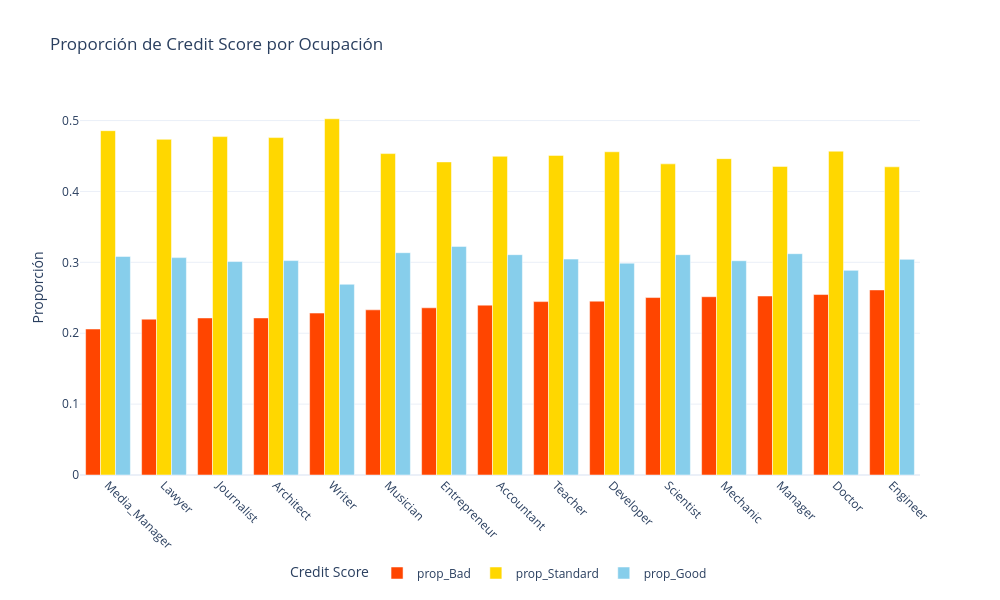
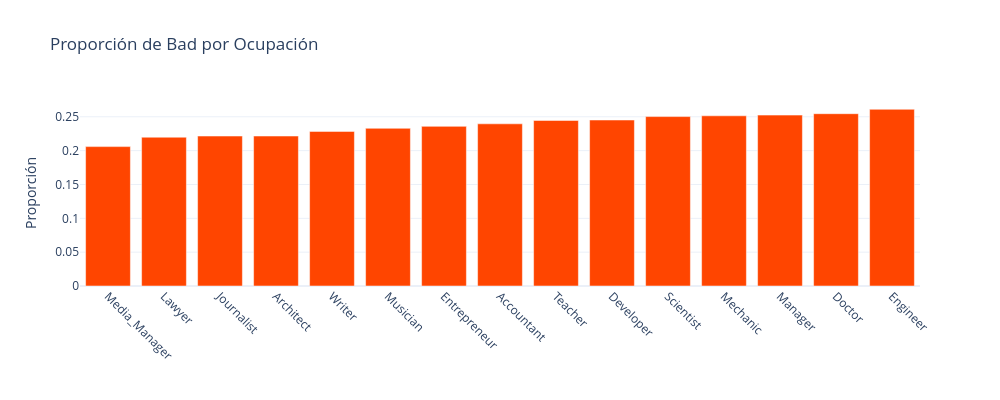
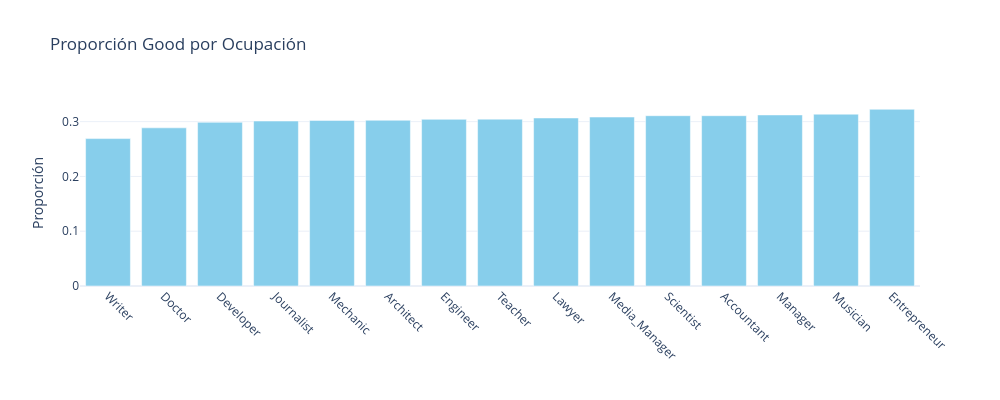
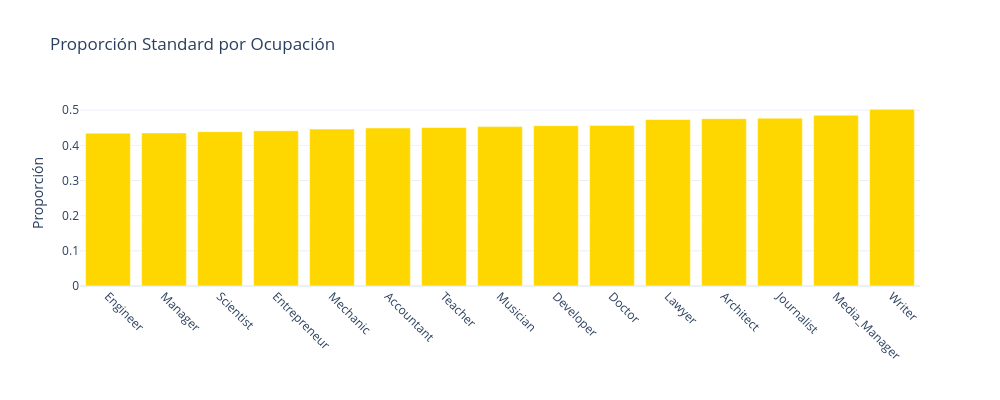

Write notebook code for charts like these, in order.
### Code cell
custom_colors = {
    "prop_Bad": "orangered",
    "prop_Standard": "gold",
    "prop_Good": "skyblue"
}

fig = plot_categorical_proportions(
    df=proportions_df.reset_index(),  
    x_column="index",                 
    y_columns=["prop_Bad", "prop_Standard", "prop_Good"],  
    stacked=False,                      
    title="Proporción de Credit Score por Ocupación",
    x_title="",
    y_title="Proporción",
    legend_title="Credit Score",
    colors=custom_colors,              
    width=1000,
    height=600,
    sort_order='asc',          
    sort_by="prop_Bad"          
)

fig.show()


fig = plot_categorical_proportions(
    df=proportions_df.reset_index(),  
    x_column="index",                 
    y_columns=["prop_Bad"],  
    stacked=False,                      
    title="Proporción de Bad por Ocupación",
    x_title="",
    y_title="Proporción",
    legend_title="Credit Score",
    colors=custom_colors,              
    width=1000,
    height=400,
    sort_order='asc',          
    sort_by="prop_Bad"          
)

fig.show()

fig = plot_categorical_proportions(
    df=proportions_df.reset_index(),  
    x_column="index",                 
    y_columns=["prop_Good"],  
    stacked=False,                      
    title="Proporción Good por Ocupación",
    x_title="",
    y_title="Proporción",
    legend_title="Credit Score",
    colors=custom_colors,              
    width=1000,
    height=400,
    sort_order='asc',          
    sort_by="prop_Good"          
)

fig.show()

fig = plot_categorical_proportions(
    df=proportions_df.reset_index(),  
    x_column="index",                 
    y_columns=["prop_Standard"],  
    stacked=False,                      
    title="Proporción Standard por Ocupación",
    x_title="",
    y_title="Proporción",
    legend_title="Credit Score",
    colors=custom_colors,              
    width=1000,
    height=400,
    sort_order='asc',          
    sort_by="prop_Standard"          
)

fig.show()

### Figure 1 — Plotly figure (JSON) as saved in the notebook; plotly's stock layout.template omitted (floating-point values rounded to 4 significant figures)
{"data": [{"marker": {"color": "orangered"}, "name": "prop_Bad", "type": "bar", "x": ["Media_Manager", "Lawyer", "Journalist", "Architect", "Writer", "Musician", "Entrepreneur", "Accountant", "Teacher", "Developer", "Scientist", "Mechanic", "Manager", "Doctor", "Engineer"], "y": [0.206, 0.2198, 0.2215, 0.2216, 0.2284, 0.233, 0.2359, 0.2396, 0.2446, 0.2452, 0.2503, 0.2515, 0.2525, 0.2546, 0.2611]}, {"marker": {"color": "gold"}, "name": "prop_Standard", "type": "bar", "x": ["Media_Manager", "Lawyer", "Journalist", "Architect", "Writer", "Musician", "Entrepreneur", "Accountant", "Teacher", "Developer", "Scientist", "Mechanic", "Manager", "Doctor", "Engineer"], "y": [0.4857, 0.4735, 0.4774, 0.476, 0.5025, 0.4534, 0.4416, 0.4496, 0.4508, 0.456, 0.4389, 0.4463, 0.4353, 0.4568, 0.4347]}, {"marker": {"color": "skyblue"}, "name": "prop_Good", "type": "bar", "x": ["Media_Manager", "Lawyer", "Journalist", "Architect", "Writer", "Musician", "Entrepreneur", "Accountant", "Teacher", "Developer", "Scientist", "Mechanic", "Manager", "Doctor", "Engineer"], "y": [0.3083, 0.3067, 0.3011, 0.3025, 0.269, 0.3136, 0.3225, 0.3108, 0.3046, 0.2988, 0.3108, 0.3022, 0.3122, 0.2887, 0.3042]}], "layout": {"barmode": "group", "height": 600, "legend": {"orientation": "h", "title": {"text": "Credit Score"}, "x": 0.5, "xanchor": "center", "y": -0.3, "yanchor": "bottom"}, "title": {"text": "Proporción de Credit Score por Ocupación"}, "width": 1000, "xaxis": {"tickangle": 45, "title": {"text": ""}}, "yaxis": {"title": {"text": "Proporción"}}}}

### Figure 2 — Plotly figure (JSON) as saved in the notebook; plotly's stock layout.template omitted (floating-point values rounded to 4 significant figures)
{"data": [{"marker": {"color": "orangered"}, "name": "prop_Bad", "type": "bar", "x": ["Media_Manager", "Lawyer", "Journalist", "Architect", "Writer", "Musician", "Entrepreneur", "Accountant", "Teacher", "Developer", "Scientist", "Mechanic", "Manager", "Doctor", "Engineer"], "y": [0.206, 0.2198, 0.2215, 0.2216, 0.2284, 0.233, 0.2359, 0.2396, 0.2446, 0.2452, 0.2503, 0.2515, 0.2525, 0.2546, 0.2611]}], "layout": {"barmode": "group", "height": 400, "legend": {"orientation": "h", "title": {"text": "Credit Score"}, "x": 0.5, "xanchor": "center", "y": -0.3, "yanchor": "bottom"}, "title": {"text": "Proporción de Bad por Ocupación"}, "width": 1000, "xaxis": {"tickangle": 45, "title": {"text": ""}}, "yaxis": {"title": {"text": "Proporción"}}}}

### Figure 3 — Plotly figure (JSON) as saved in the notebook; plotly's stock layout.template omitted (floating-point values rounded to 4 significant figures)
{"data": [{"marker": {"color": "skyblue"}, "name": "prop_Good", "type": "bar", "x": ["Writer", "Doctor", "Developer", "Journalist", "Mechanic", "Architect", "Engineer", "Teacher", "Lawyer", "Media_Manager", "Scientist", "Accountant", "Manager", "Musician", "Entrepreneur"], "y": [0.269, 0.2887, 0.2988, 0.3011, 0.3022, 0.3025, 0.3042, 0.3046, 0.3067, 0.3083, 0.3108, 0.3108, 0.3122, 0.3136, 0.3225]}], "layout": {"barmode": "group", "height": 400, "legend": {"orientation": "h", "title": {"text": "Credit Score"}, "x": 0.5, "xanchor": "center", "y": -0.3, "yanchor": "bottom"}, "title": {"text": "Proporción Good por Ocupación"}, "width": 1000, "xaxis": {"tickangle": 45, "title": {"text": ""}}, "yaxis": {"title": {"text": "Proporción"}}}}

### Figure 4 — Plotly figure (JSON) as saved in the notebook; plotly's stock layout.template omitted (floating-point values rounded to 4 significant figures)
{"data": [{"marker": {"color": "gold"}, "name": "prop_Standard", "type": "bar", "x": ["Engineer", "Manager", "Scientist", "Entrepreneur", "Mechanic", "Accountant", "Teacher", "Musician", "Developer", "Doctor", "Lawyer", "Architect", "Journalist", "Media_Manager", "Writer"], "y": [0.4347, 0.4353, 0.4389, 0.4416, 0.4463, 0.4496, 0.4508, 0.4534, 0.456, 0.4568, 0.4735, 0.476, 0.4774, 0.4857, 0.5025]}], "layout": {"barmode": "group", "height": 400, "legend": {"orientation": "h", "title": {"text": "Credit Score"}, "x": 0.5, "xanchor": "center", "y": -0.3, "yanchor": "bottom"}, "title": {"text": "Proporción Standard por Ocupación"}, "width": 1000, "xaxis": {"tickangle": 45, "title": {"text": ""}}, "yaxis": {"title": {"text": "Proporción"}}}}
